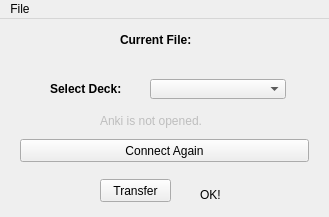
<?xml version="1.0" encoding="UTF-8"?>
<ui version="4.0">
 <class>MainWindow</class>
 <widget class="QMainWindow" name="MainWindow">
  <property name="enabled">
   <bool>true</bool>
  </property>
  <property name="geometry">
   <rect>
    <x>0</x>
    <y>0</y>
    <width>329</width>
    <height>217</height>
   </rect>
  </property>
  <property name="windowTitle">
   <string>MainWindow</string>
  </property>
  <widget class="QWidget" name="centralwidget">
   <widget class="QPushButton" name="transfer_button">
    <property name="geometry">
     <rect>
      <x>100</x>
      <y>160</y>
      <width>71</width>
      <height>23</height>
     </rect>
    </property>
    <property name="text">
     <string>Transfer</string>
    </property>
   </widget>
   <widget class="QLabel" name="anki_connection">
    <property name="enabled">
     <bool>false</bool>
    </property>
    <property name="geometry">
     <rect>
      <x>100</x>
      <y>90</y>
      <width>111</width>
      <height>23</height>
     </rect>
    </property>
    <property name="text">
     <string>Anki is not opened.</string>
    </property>
   </widget>
   <widget class="QPushButton" name="connect_again">
    <property name="enabled">
     <bool>true</bool>
    </property>
    <property name="geometry">
     <rect>
      <x>20</x>
      <y>120</y>
      <width>289</width>
      <height>23</height>
     </rect>
    </property>
    <property name="autoFillBackground">
     <bool>false</bool>
    </property>
    <property name="text">
     <string>Connect Again</string>
    </property>
   </widget>
   <widget class="QLabel" name="label">
    <property name="geometry">
     <rect>
      <x>50</x>
      <y>60</y>
      <width>91</width>
      <height>20</height>
     </rect>
    </property>
    <property name="font">
     <font>
      <weight>75</weight>
      <bold>true</bold>
     </font>
    </property>
    <property name="text">
     <string>Select Deck:</string>
    </property>
   </widget>
   <widget class="QComboBox" name="comboBox">
    <property name="geometry">
     <rect>
      <x>150</x>
      <y>60</y>
      <width>136</width>
      <height>20</height>
     </rect>
    </property>
   </widget>
   <widget class="QLabel" name="label_current_file">
    <property name="geometry">
     <rect>
      <x>120</x>
      <y>10</y>
      <width>91</width>
      <height>21</height>
     </rect>
    </property>
    <property name="font">
     <font>
      <weight>75</weight>
      <bold>true</bold>
     </font>
    </property>
    <property name="text">
     <string>Current File:</string>
    </property>
   </widget>
   <widget class="QLabel" name="current_file_name_box">
    <property name="geometry">
     <rect>
      <x>20</x>
      <y>30</y>
      <width>291</width>
      <height>21</height>
     </rect>
    </property>
    <property name="text">
     <string/>
    </property>
   </widget>
   <widget class="QLabel" name="ok_label">
    <property name="geometry">
     <rect>
      <x>200</x>
      <y>170</y>
      <width>54</width>
      <height>12</height>
     </rect>
    </property>
    <property name="text">
     <string>OK!</string>
    </property>
   </widget>
  </widget>
  <widget class="QMenuBar" name="menubar">
   <property name="geometry">
    <rect>
     <x>0</x>
     <y>0</y>
     <width>329</width>
     <height>21</height>
    </rect>
   </property>
   <widget class="QMenu" name="menu_file">
    <property name="title">
     <string>File</string>
    </property>
    <addaction name="actionOpen_XMind_file"/>
   </widget>
   <addaction name="menu_file"/>
  </widget>
  <action name="actionOpen_XMind_file">
   <property name="text">
    <string>Open XMind file</string>
   </property>
  </action>
  <action name="actionCreate_New_Deck">
   <property name="text">
    <string>Create New Deck</string>
   </property>
  </action>
 </widget>
 <resources/>
 <connections>
  <connection>
   <sender>actionOpen_XMind_file</sender>
   <signal>triggered()</signal>
   <receiver>MainWindow</receiver>
   <slot>button_clicked()</slot>
   <hints>
    <hint type="sourcelabel">
     <x>-1</x>
     <y>-1</y>
    </hint>
    <hint type="destinationlabel">
     <x>164</x>
     <y>146</y>
    </hint>
   </hints>
  </connection>
  <connection>
   <sender>connect_again</sender>
   <signal>clicked()</signal>
   <receiver>MainWindow</receiver>
   <slot>connect_anki()</slot>
   <hints>
    <hint type="sourcelabel">
     <x>232</x>
     <y>171</y>
    </hint>
    <hint type="destinationlabel">
     <x>289</x>
     <y>179</y>
    </hint>
   </hints>
  </connection>
  <connection>
   <sender>actionCreate_New_Deck</sender>
   <signal>triggered()</signal>
   <receiver>MainWindow</receiver>
   <slot>create_new_deck()</slot>
   <hints>
    <hint type="sourcelabel">
     <x>-1</x>
     <y>-1</y>
    </hint>
    <hint type="destinationlabel">
     <x>164</x>
     <y>146</y>
    </hint>
   </hints>
  </connection>
  <connection>
   <sender>transfer_button</sender>
   <signal>clicked()</signal>
   <receiver>MainWindow</receiver>
   <slot>transfer_notes_to_anki()</slot>
   <hints>
    <hint type="sourcelabel">
     <x>168</x>
     <y>253</y>
    </hint>
    <hint type="destinationlabel">
     <x>254</x>
     <y>236</y>
    </hint>
   </hints>
  </connection>
  <connection>
   <sender>comboBox</sender>
   <signal>currentTextChanged(QString)</signal>
   <receiver>MainWindow</receiver>
   <slot>select_deck()</slot>
   <hints>
    <hint type="sourcelabel">
     <x>219</x>
     <y>122</y>
    </hint>
    <hint type="destinationlabel">
     <x>267</x>
     <y>82</y>
    </hint>
   </hints>
  </connection>
 </connections>
 <slots>
  <slot>button_clicked()</slot>
  <slot>create_new_deck()</slot>
  <slot>connect_anki()</slot>
  <slot>transfer_notes_to_anki()</slot>
  <slot>select_deck()</slot>
 </slots>
</ui>
